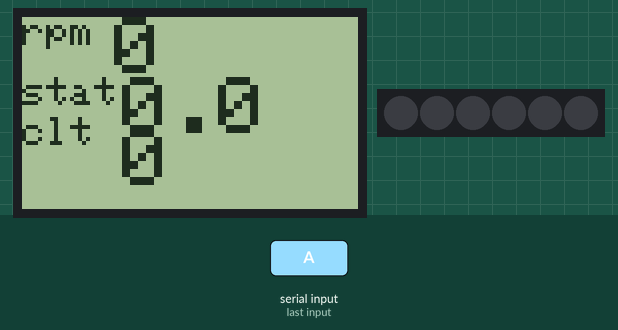
Simulated run of this sketch. Board: Arduino Uno, built with avr-gcc and run on an emulated ATmega328P. On the bench: 84×48 one-colour display, 6 RGB LEDs in strip order, left to right. Inputs (shaded band) come from the test bench. What the sketch prints to the serial monitor is not drawn.

1.3 s: "A" received over Serial
Above: at 2.8 s.
Timing chart, 0 to 4.3 s (numbered marks = the images above; inputs shaded):
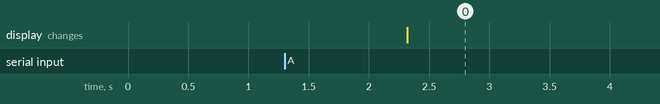

Measured:
- after the input at 1.3 s, the display: changes after 1.0 s (image 0)

The sketch:

gauge_5110_WS2812B.ino
```cpp
#include <splash.h>
#include <SoftwareSerial.h>
#include <Adafruit_GFX.h>
#include <Adafruit_PCD8544.h>
#include <FastLED.h>

CRGB leds[6];

static uint32_t oldtime = millis();
uint8_t speedyResponse[100]; //The data buffer for the Serial data. This is longer than needed, just in case
uint8_t byteNumber[2];  // pointer to which uint8_t number we are reading currently
uint8_t readclt; // clt doesn't need to be updated very ofter so
int clt;   // to store coolant temp
unsigned int rpm;  //rpm and PW from speeduino
float afr;
float state;
float mapData;
int8_t psi;
float afrConv;
uint8_t cmdAdata[40] ;
uint8_t test;

/*
#define SCREEN_WIDTH 128 // OLED display width, in pixels
#define SCREEN_HEIGHT 32 // OLED display height, in pixels

#define OLED_RESET     -1
Adafruit_SSD1306 display(SCREEN_WIDTH, SCREEN_HEIGHT, &Wire, OLED_RESET);
*/
Adafruit_PCD8544 display = Adafruit_PCD8544(7, 6, 5, 4, 3);

//SoftwareSerial mySerial(8, 9); // RX, TX

void setup() {
    display.begin();
    display.setBias(display.getBias() + 1);
    display.setContrast(display.getContrast() + 1);
    display.clearDisplay();
    display.setCursor(0,0);
    display.setTextSize(1);            // Draw 2X-scale text
    display.display();
    //mySerial.begin(115200);
    Serial.begin(115200);
    FastLED.addLeds<WS2812B, A0, GRB>(leds, 6);
    FastLED.setBrightness(32);
}


#define BYTES_TO_READ 74
#define SERIAL_TIMEOUT 300
float rps;
boolean sent = false;
boolean received = false;
uint32_t sendTimestamp;

void loop () {
  requestData();
  if(received) {
 //   displayData();
    drawData();
    received = false;
  }
}


void requestData() {
  if(sent && Serial.available()) {
    if(Serial.read() == 'A') {
      uint8_t bytesRead = Serial.readBytes(speedyResponse, BYTES_TO_READ);
      if(bytesRead != BYTES_TO_READ) {
        processData();
        for(uint8_t i = 0; i < bytesRead; i++) {
        }
        received = true;
        clearRX();
      } else {
        processData();
        received = true;
        rps = 1000.0/(millis() - sendTimestamp);
      }
      sent = false;
    } else Serial.read();
  } else if(!sent) {
    Serial.write('A');
    sent = true;
    sendTimestamp = millis();
  } else if(sent && millis() - sendTimestamp > SERIAL_TIMEOUT) {
    sent = false;
  }
}

void clearRX() {
  while(Serial.available()) Serial.read();
}


void drawData() { //write data to LEDs based on RPM
  if(rpm < 1000) {
    leds[0] = CRGB::Black; //off
    leds[1] = CRGB::Black;
    leds[2] = CRGB::Black;
    leds[3] = CRGB::Black;
    leds[4] = CRGB::Black;
    leds[5] = CRGB::Black;

  }
    if(200 < rpm && rpm < 600) {
    leds[0] = CRGB::Green; //cranking
    leds[1] = CRGB::Green;
    leds[2] = CRGB::Green;
    leds[3] = CRGB::Green;
    leds[4] = CRGB::Green;
    leds[5] = CRGB::Green;

  }

  if(rpm > 600){
    leds[0] = CRGB::Black; //idle above 600 rpm below 1000
    leds[1] = CRGB::Black;
    leds[2] = CRGB::Black;
    leds[3] = CRGB::Black;
    leds[4] = CRGB::Black;
    leds[5] = CRGB::Green;
  }

  if(rpm > 1500){
    leds[0] = CRGB::Black;
    leds[1] = CRGB::Black;
    leds[2] = CRGB::Black;
    leds[3] = CRGB::Black;
    leds[4] = CRGB::Black;
    leds[5] = CRGB::Yellow;
  }

  if(rpm > 2000) {
    leds[0] = CRGB::Black;
    leds[1] = CRGB::Black;
    leds[2] = CRGB::Black;
    leds[3] = CRGB::Black;
    leds[4] = CRGB::Green;
    leds[5] = CRGB::Yellow;

  }

  if(rpm > 2500){
    leds[0] = CRGB::Black;
    leds[1] = CRGB::Black;
    leds[2] = CRGB::Black;
    leds[3] = CRGB::Black;
    leds[4] = CRGB::Yellow;
    leds[5] = CRGB::Yellow;
  }

  if(rpm > 3000){
    leds[0] = CRGB::Black;
    leds[1] = CRGB::Black;
    leds[2] = CRGB::Black;
    leds[3] = CRGB::Green;
    leds[4] = CRGB::Yellow;
    leds[5] = CRGB::Yellow;
  }

  if(rpm > 3500) {
    leds[0] = CRGB::Black;
    leds[1] = CRGB::Black;
    leds[2] = CRGB::Black;
    leds[3] = CRGB::Yellow;
    leds[4] = CRGB::Yellow;
    leds[5] = CRGB::Red;

  }

  if(rpm > 4000) {
    leds[0] = CRGB::Black;
    leds[1] = CRGB::Black;
    leds[2] = CRGB::Green;
    leds[3] = CRGB::Yellow;
    leds[4] = CRGB::Yellow;
    leds[5] = CRGB::Red;

  }

  if(rpm > 4500) {
    leds[0] = CRGB::Black;
    leds[1] = CRGB::Black;
    leds[2] = CRGB::Yellow;
    leds[3] = CRGB::Yellow;
    leds[4] = CRGB::Red;
    leds[5] = CRGB::Red;

  }

  if(rpm > 4500) {
    leds[0] = CRGB::Black;
    leds[1] = CRGB::Green;
    leds[2] = CRGB::Yellow;
    leds[3] = CRGB::Yellow;
    leds[4] = CRGB::Red;
    leds[5] = CRGB::Red;

  }

  if(rpm > 5000) {
    leds[0] = CRGB::Black;
    leds[1] = CRGB::Green;
    leds[2] = CRGB::Yellow;
    leds[3] = CRGB::Yellow;
    leds[4] = CRGB::Red;
    leds[5] = CRGB::Red;

  }

  if(rpm > 5500) {
    leds[0] = CRGB::Black;
    leds[1] = CRGB::Yellow;
    leds[2] = CRGB::Yellow;
    leds[3] = CRGB::Yellow;
    leds[4] = CRGB::Red;
    leds[5] = CRGB::Red;

  }

  if(rpm > 6000) {
    leds[0] = CRGB::Green;
    leds[1] = CRGB::Yellow;
    leds[2] = CRGB::Yellow;
    leds[3] = CRGB::Red;
    leds[4] = CRGB::Red;
    leds[5] = CRGB::Red;

  }

  /*Serial.println("RPM:" + String(rpm));
  Serial.println("RAWLOW" + String(speedyResponse[14]));
  Serial.println("RAWHIGH" + String(speedyResponse[15]));
   */
  display.clearDisplay(); //display RPM
  display.setTextSize(1);
  display.setCursor(0,0);
  display.print("rpm");
  display.setTextSize(2);
  display.setCursor(23,0);
  display.print(rpm, 1);

  display.setTextSize(1);            //display status
  display.setCursor(0,15);
  display.print("stat");
  display.setTextSize(2);
  display.setCursor(25,15);
  display.print(state, 1);

  display.setTextSize(1);            //display coolant temp
  display.setCursor(0,25);
  display.print("clt");
  display.setTextSize(2);
  display.setCursor(25,28);
  display.print(clt, 1);
 /* display.setCursor(69,0);
  display.print("|");
  display.setCursor(104,2);
  display.setTextSize(1);
  display.print("-map");
  display.setTextSize(2);
  display.setCursor(80,0);
  display.print(mapData);*/
  //delay(25);  // this delay was placed in order for the screen to not populate at a speed that is inhumanly readable
  FastLED.show(); //set leds
  display.display(); //set display
}
void processData() {  // necessary conversion for the data before sending to screen

  rpm = ((speedyResponse [15] << 8) | (speedyResponse [14])); // rpm low & high (Int) TBD: probaply no need to split high and low bytes etc. this could be all simpler
  afr = speedyResponse[10];
  state = speedyResponse[2];
  mapData = ((speedyResponse [5] << 8) | (speedyResponse [4]));
  psi = (mapData / 6.895);
  clt = speedyResponse[7];
  afrConv = afr/10;

}
/* //code from a project i don't remember the link to, keeping it here as a frame of reference for communication
void buildArray(){
      for (i = 0; i <73; i++){
      response[i] = mySerial.read();
    }
}

void loop() {
display.clearDisplay();
// run over and over
mySerial.write("A");// Schreibe zum Seriellen Port
//  delay(10);
buildArray();// Read Block of Data
// Make usable Values
RPM = ((response [15] << 8) | (response [14]));
advance = response[22];
battery10 = response[9]; //battery voltage
dwell = response[3]; //Dwell in ms * 10
//rpmDOT = ((response [34] << 8) | (response [33]));
//launchingSoft= response[72];// Wert nicht klar
//String thisString = String(secl);
display.print(RPM);
Serial.println(String(response));
Serial.println(RPM);
display.setCursor(0,0);
display.print(advance);
display.setCursor(0,10);
display.print(dwell);
display.setCursor(0,20);
display.println(battery10);
display.display();
delay(150);
}
*/
/*
secl = response[0]; //secl is simply a counter that increments each second. Used to track unexpected resets (Which will reset this count to 0)
squirt = response[1]; //Squirt Bitfield
engine = response[2]; //Engine Status Bitfield
dwell = response[3]; //Dwell in ms * 10
MAP = ((response [5] << 8) | (response [4])) ; //map value is divided by 2
IAT= response[6] ; //mat
coolant = response[7]; //Coolant ADC
tpsADC = response[8]; //TPS (Raw 0-255)
battery10 = response[9]; //battery voltage
O2 = response[10]; //O2
egoCorrection = response[11]; //Exhaust gas correction (%)
iatCorrection = response[12]; //Air temperature Correction (%)
wueCorrection = response[13]; //Warmup enrichment (%)
RPM = ((response [15] << 8) | (response [14])); //Junto todo en una variable
TAEamount = response[16]; //acceleration enrichment (%)
// 0x00 = response[17]; //Barometer correction (%)
corrections = response[18]; //Total GammaE (%)
VE = response[20]; //Current VE 1 (%)
afrTarget = response[21];
PW = response[22]; //Pulsewidth 1 multiplied by 10 in ms. Have to convert from uS to mS.
tpsDOT = response[23]; //TPS DOT
advance = response[22];
TPS = response[23]; // TPS (0% to 100%)
loopsPerSecond = ((response [25] << 8) | (response [24])); //Junto todo en una variable
freeRAM = ((response [27] << 8) | (response [26])); //Junto todo en una variable

batCorrection = response[30]; //Battery voltage correction (%)
spark = response[31]; //Spark related bitfield
O2_2 = response[32]; //O2

rpmDOT = ((response [34] << 8) | (response [33])); //Junto todo en una variable

flex = response[35]; //Flex sensor value (or 0 if not used)
*/
```
